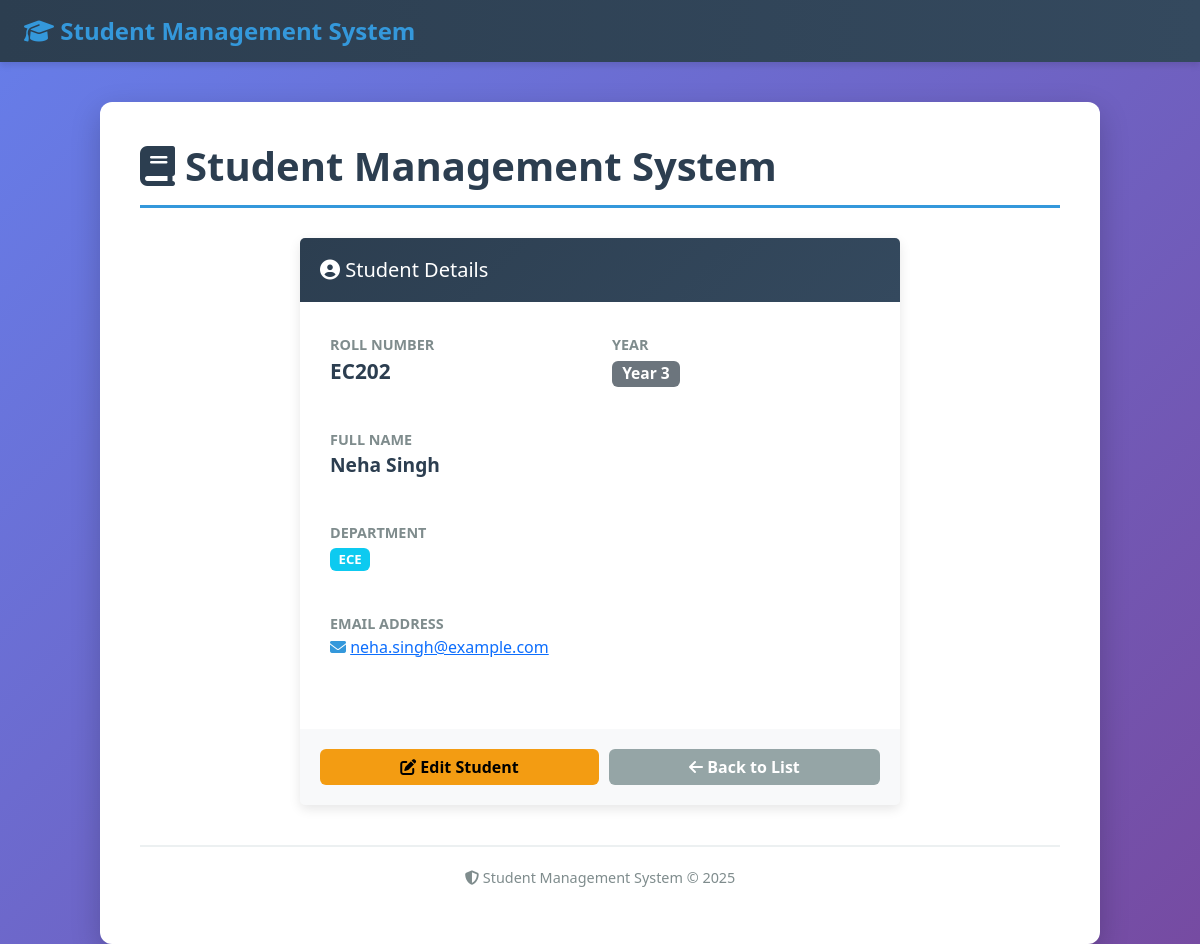
/student/6, run on the app's committed database.
### tables this page shows
CREATE TABLE students (
        id INTEGER PRIMARY KEY AUTOINCREMENT,
        roll TEXT UNIQUE NOT NULL,
        name TEXT NOT NULL,
        department TEXT,
        year INTEGER,
        email TEXT
    );

### app.py (the view)
@app.route("/student/<int:student_id>")
def view_student(student_id):
    conn = get_connection()
    cur = conn.cursor()
    cur.execute("SELECT * FROM students WHERE id = ?", (student_id,))
    row = cur.fetchone()
    conn.close()
    if not row:
        flash("Student not found.")
        return redirect(url_for("index"))
    return render_template('view.html', student=row)

### app.py (called while the page is built)
def get_connection():
    conn = sqlite3.connect(str(DB_PATH))
    conn.row_factory = sqlite3.Row
    return conn

@app.context_processor
def inject_base():
    return dict()

### templates/view.html
{% extends 'base.html' %}
{% block content %}
  <div style="max-width: 600px; margin: 0 auto;">
    <div class="card" style="border: none; box-shadow: 0 4px 12px rgba(0,0,0,0.1);">
      <div class="card-header" style="background: linear-gradient(135deg, #2c3e50, #34495e); color: white; border: none; padding: 20px;">
        <h5 class="mb-0">
          <i class="fas fa-user-circle"></i> Student Details
        </h5>
      </div>
      <div class="card-body" style="padding: 30px;">
        <div class="row mb-4">
          <div class="col-md-6">
            <label style="color: #7f8c8d; font-size: 0.9rem; font-weight: 600;">ROLL NUMBER</label>
            <p style="font-size: 1.3rem; font-weight: 700; color: #2c3e50;">{{ student.roll }}</p>
          </div>
          <div class="col-md-6">
            <label style="color: #7f8c8d; font-size: 0.9rem; font-weight: 600;">YEAR</label>
            <p style="font-size: 1.3rem; font-weight: 700; color: #2c3e50;">
              <span class="badge bg-secondary">Year {{ student.year }}</span>
            </p>
          </div>
        </div>
        <div class="row mb-4">
          <div class="col-12">
            <label style="color: #7f8c8d; font-size: 0.9rem; font-weight: 600;">FULL NAME</label>
            <p style="font-size: 1.2rem; font-weight: 600; color: #2c3e50;">{{ student.name }}</p>
          </div>
        </div>
        <div class="row mb-4">
          <div class="col-12">
            <label style="color: #7f8c8d; font-size: 0.9rem; font-weight: 600;">DEPARTMENT</label>
            <p style="font-size: 1.1rem; color: #2c3e50;">
              <span class="badge bg-info">{{ student.department }}</span>
            </p>
          </div>
        </div>
        <div class="row mb-4">
          <div class="col-12">
            <label style="color: #7f8c8d; font-size: 0.9rem; font-weight: 600;">EMAIL ADDRESS</label>
            <p style="font-size: 1rem; color: #3498db;">
              <i class="fas fa-envelope"></i> <a href="mailto:{{ student.email }}">{{ student.email }}</a>
            </p>
          </div>
        </div>
      </div>
      <div class="card-footer" style="background: #f8f9fa; border: none; padding: 20px; display: flex; gap: 10px;">
        <a class="btn btn-warning flex-grow-1" href="{{ url_for('edit_student', student_id=student.id) }}">
          <i class="fas fa-edit"></i> Edit Student
        </a>
        <a class="btn btn-secondary flex-grow-1" href="{{ url_for('index') }}">
          <i class="fas fa-arrow-left"></i> Back to List
        </a>
      </div>
    </div>
  </div>
{% endblock %}

### templates/base.html (style rules this page uses)
:root { --primary-color: #2c3e50; --secondary-color: #3498db; --accent-color: #e74c3c; --success-color: #27ae60; }
body { background: linear-gradient(135deg, #667eea 0%, #764ba2 100%); min-height: 100vh; font-family: 'Segoe UI', Tahoma, Geneva, Verdana, sans-serif; }
.btn { border-radius: 6px; font-weight: 600; transition: all 0.3s ease; border: none; }
.btn-warning { background-color: #f39c12; }
.btn-secondary { background-color: #95a5a6; }

### data on the page
students: roll "EC202", year "3", name "Neha Singh", department "ECE", email "neha.singh@example.com"
